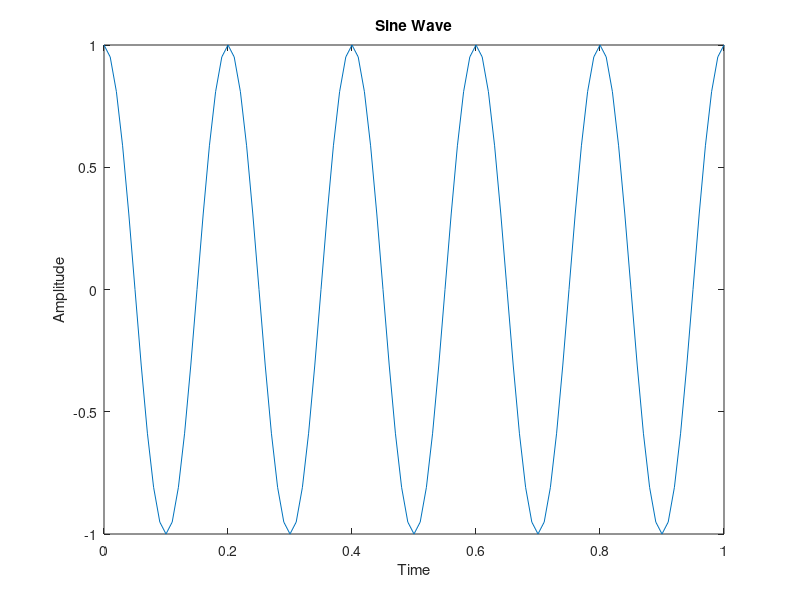

Reproduce this figure in MATLAB.
a=1;
f=5;
fs=100;
t=0:1/fs:1;
x=a*cos(2*pi*f*t);
plot(t,x);
title("Sine Wave");
xlabel("Time");
ylabel("Amplitude");
